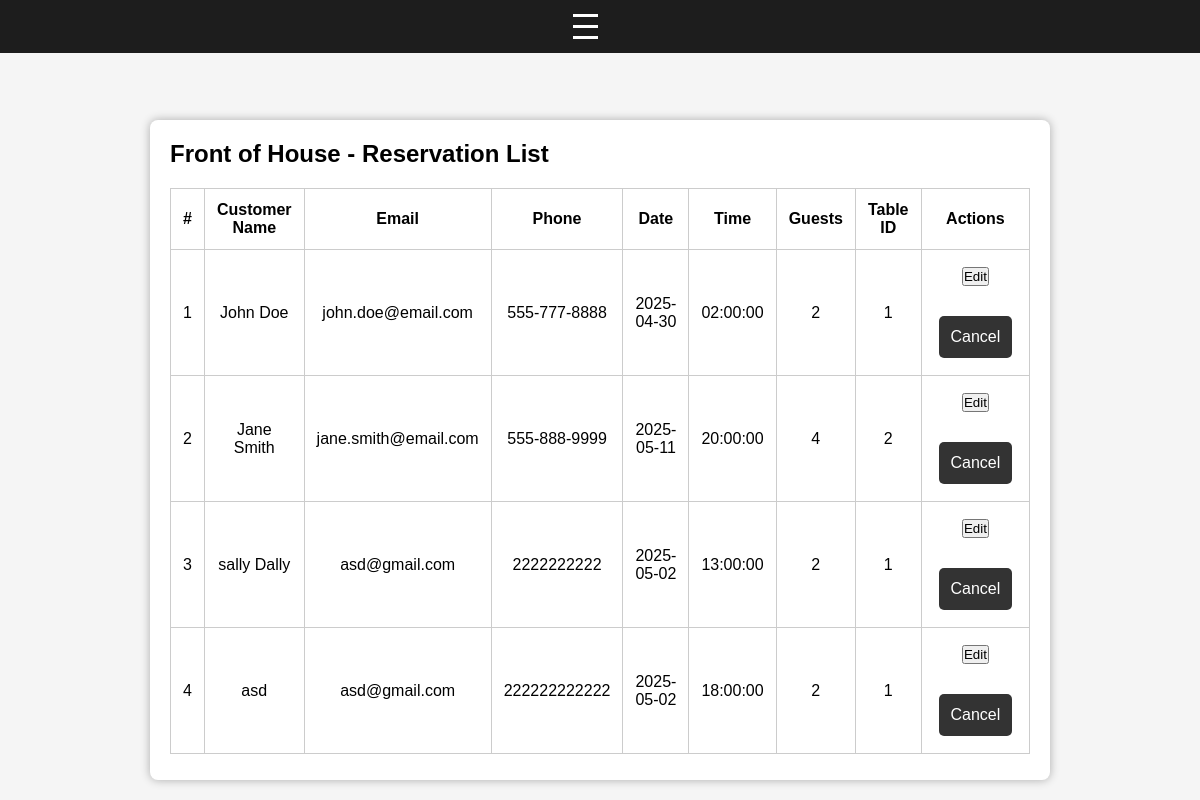
The page /reservations/foh on the database as committed earlier.
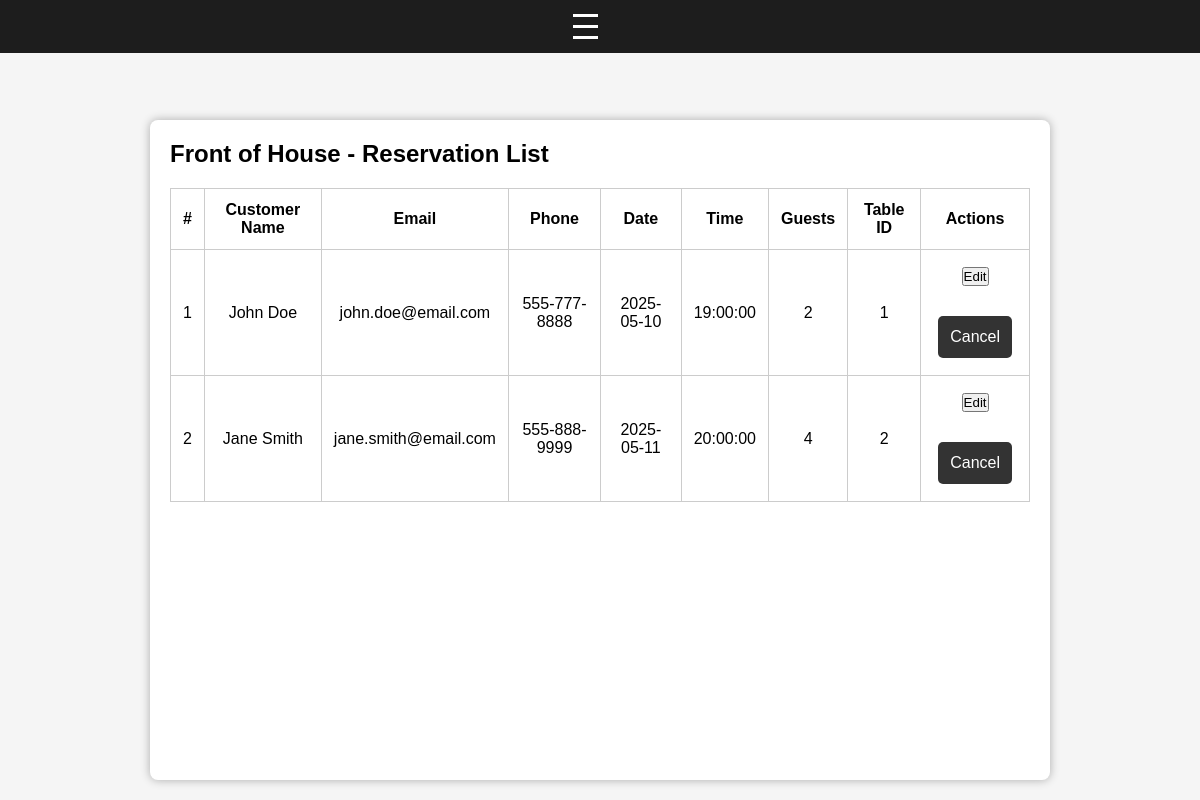
The same page on the database as committed later.
### app/models.py (models this page shows)
class Reservation(db.Model):
    id = db.Column(db.Integer, primary_key=True)
    customer_id = db.Column(db.Integer, db.ForeignKey('customer.id', ondelete="RESTRICT"), nullable=False)
    reservation_time = db.Column(db.DateTime, nullable=False)
    number_of_people = db.Column(db.Integer, nullable=False)
    table_id = db.Column(db.Integer, db.ForeignKey('tables.id', ondelete="RESTRICT"), nullable=False)
    reminder_logs = db.relationship('ReminderLog', backref='reservation', lazy=True)

class Customer(db.Model):
    id = db.Column(db.Integer, primary_key=True)
    first_name = db.Column(db.String(255), nullable=False)
    last_name = db.Column(db.String(255), nullable=False)
    email = db.Column(db.String(255), nullable=False)
    phone_number = db.Column(db.String(15), nullable=False)
    reservations = db.relationship('Reservation', backref='customer', lazy=True)
    reminder_logs = db.relationship('ReminderLog', backref='customer', lazy=True)

### app/routes/reservations_routes.py (the view)
@reservations_bp.route('/reservations/foh')
def reservations_foh():
    reservations = ReservationLogic.get_all_reservations_with_customer()
    return render_template('reservations_foh.html',
                           reservations=reservations)

### app/logic/reservation_logic.py (called while the page is built)
    @staticmethod
    def get_all_reservations_with_customer():
        return db.session.query(Reservation, Customer)\
            .join(Customer, Reservation.customer_id == Customer.id).all()

### templates/reservations_foh.html (shortened to what this page needs)
<!DOCTYPE html>
<html lang="en">
<head>
    <link rel="stylesheet" href="{{ url_for('static', filename='css/base.css') }}">
</head>
<body>
    {% include 'partials/nav.html' %}
    <section>
    <h1>Front of House - Reservation List</h1>
    <table>
        <thead>
            <tr>
                <th>#</th>
                <th>Customer Name</th>
                <th>Email</th>
                <th>Phone</th>
                <th>Date</th>
                <th>Time</th>
                <th>Guests</th>
                <th>Table ID</th>
                <th>Actions</th>
            </tr>
        </thead>
        <tbody>
            {% for res, customer in reservations %}
            <tr>
                <td>{{ loop.index }}</td>
                <td>{{ customer.first_name }} {{ customer.last_name }}</td>
                <td>{{ customer.email }}</td>
                <td>{{ customer.phone_number }}</td>
                <td>{{ res.reservation_time.date() }}</td>
                <td>{{ res.reservation_time.time() }}</td>
                <td>{{ res.number_of_people }}</td>
                <td>{{ res.table_id }}</td>
                <td>
                    <a href="{{ url_for('reservations.edit_reservation', id=res.id) }}">
                        <button class="action-btn">Edit</button>
                    </a>
                    <form class="action-form" method="POST" action="{{ url_for('reservations.cancel_reservation', id=res.id) }}">
                        <button class="action-btn" onclick="return confirm('Cancel this reservation?')">Cancel</button>
                    </form>
                </td>
            </tr>
            {% else %}
            <tr>
                <td colspan="9">No reservations found.</td>
            </tr>
            {% endfor %}
        </tbody>
    </table>
</section>
</body>
</html>

### templates/partials/nav.html (shortened to what this page needs)
<nav>
    <div class="nav-container">
        <div class="burger" id="burger">
            <div></div>
            <div></div>
            <div></div>
        </div>
    </div>
</nav>

### static/css/base.css (style rules this page uses)
* { box-sizing: border-box; margin: 0; padding: 0; }
html, body { height: 100%; display: flex; flex-direction: column; font-family: Arial, sans-serif; background-color: #f5f5f5; }
a { text-decoration: none; }
nav { background-color: #1d1d1d; position: fixed; top: 0; height: auto; width: 100%; z-index: 100; }
.nav-container { max-width: 1000px; margin: auto; padding: 10px 20px; display: flex; justify-content:center; align-items: center; font-size: 0.9em; }
.burger { display: none; flex-direction: column; cursor: pointer; }
.burger div { width: 25px; height: 3px; background-color: white; margin: 4px 0; }
button { margin:5px; }
@media (max-width: 1370px) { .burger { display: flex; margin-right: 30px; } }
.container, section { flex: 1; max-width: 900px; width: 100%; margin: 120px auto 20px; padding: 20px; background-color: white; border-radius: 8px; box-shadow: 0 0 10px rgba(0,0,0,0.3); }
form { display: flex; flex-direction: column; gap: 15px; margin-top: 20px; }
form button { display: block; padding: 12px; background-color: #333; color: white; border: none; border-radius: 5px; font-size: 16px; cursor: pointer; }
table { width: 100%; border-collapse: collapse; margin-top: 20px; }
table th, table td { padding: 12px; border: 1px solid #ccc; text-align: center; }

Rows that differ between the two databases and show on the page:
removed Reservation: first_name "sally", last_name "Dally", email "asd@gmail.com", phone_number "2222222222", reservation_time "2025-05-02", reservation_time.time "13:00:00", number_of_people "2", table_id "1"
removed Reservation: first_name "asd", email "asd@gmail.com", phone_number "222222222222", reservation_time "2025-05-02", reservation_time.time "18:00:00", number_of_people "2", table_id "1"
changed Reservation "John": reservation_time "2025-04-30" → "2025-05-10"; reservation_time.time "02:00:00" → "19:00:00"
